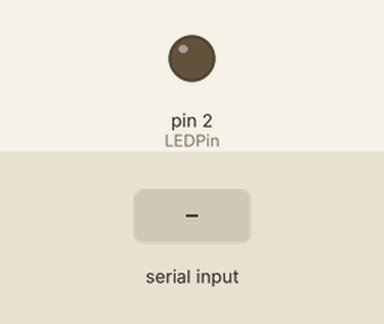
Bench run of a sketch on a simulated Arduino Uno, built with avr-gcc and run on an emulated ATmega328P. On the bench: output pins drawn as LEDs (lit = HIGH). The inputs (shaded band) are chosen by the test bench.

Above: at 1.2 s.
1.3 s: "a" received over Serial
At 2.0 s:
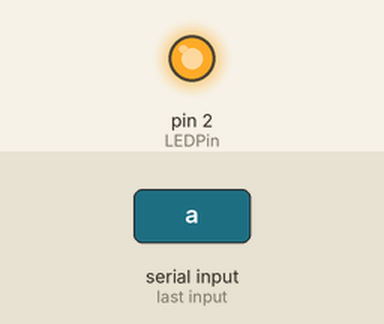
2.8 s: "A" received over Serial
At 3.1 s:
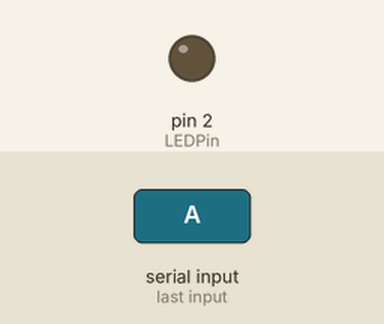
Timing chart, 0 to 5.8 s (numbered marks = the images above; inputs shaded):
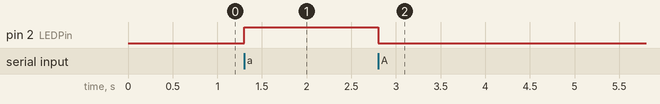

The sketch:

LED_PC.ino
```cpp
int message = 0;   //  This will hold one byte of the serial message
int LEDPin = 2;   //  This is the pin that the led is conected to


void setup()
{
  Serial.begin(9600);  //set serial to 9600 baud rate
  pinMode(LEDPin, OUTPUT); //initialisation of pin 2
}

void loop(){
  if (Serial.available() > 0) //  Check to see if there is a new message
  {
    message = Serial.read();    //  Put the serial input into the message

    if (message == 'A')  //  If a capitol A is received
    {
      digitalWrite(LEDPin, LOW);
    }

    if (message == 'a')  //  If a lowercase a is received
    {
      digitalWrite(LEDPin, HIGH);
    }

    if (message == 'z')  //  If a lowercase z is received
    {
      Serial.println("HELLO FROM ARDUINO");  // Send back Arduino is here
    }
  }
}
```

Measured:
- after the input at 1.3 s, pin 2 (LEDPin): LOW → HIGH at once
- after the input at 2.8 s, pin 2 (LEDPin): HIGH → LOW at once
